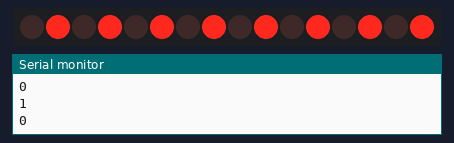
A sketch run on a simulated Arduino Uno, built with avr-gcc and run on an emulated ATmega328P. On the bench: 16 shift-register outputs drawn as a row of LEDs (first output left, lit = HIGH), the last lines printed to the serial monitor. Wiring (inferred from the names in the program): 2 × shift register (74HC595): data pin 3; shift clock pin 2; latch pin 4. Wiring (inferred from the signals the program sends): row of LEDs: on Q0, Q1, Q2, Q3, Q4, Q5, Q6, Q7, Q8, Q9, Q10, Q11, Q12, Q13, Q14, Q15.

Above: at 0.5 s.
At 3.5 s:
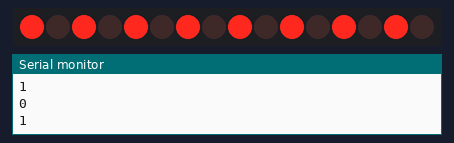
Timing chart, 0 to 4.6 s (numbered marks = the images above):
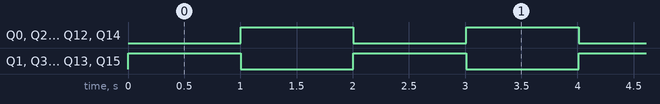

Measured:
- by itself, Q0–15: alternates HIGH for 1.0 s and LOW for 1.0 s

The sketch:

ShiftRegister.ino
```cpp
const uint8_t pinStrobe = 4;
const uint8_t pinData = 3;
const uint8_t pinClock = 2;

const uint8_t delayTime = 15;

uint8_t bout[] = {0B01010101,0B01010101};
uint8_t bcount = 2;


void setup()
{
	Serial.begin(9600);
    pinMode(pinStrobe, OUTPUT);
    pinMode(pinData, OUTPUT);
    pinMode(pinClock, OUTPUT);
}

void loop()
{
	for(uint8_t i = 0; i < bcount;i++)
		bout[i] = ~bout[i];
	shiftRegsWrite(bout,bcount);
	delay(1000);
}

void shiftRegsWrite(uint8_t* bytes,uint8_t size){
	for(uint8_t i = 0; i < size;i++)
		shiftRegWrite(bytes[i]);
    digitalWrite(pinStrobe, LOW);
    delayMicroseconds(delayTime);
    digitalWrite(pinStrobe, HIGH);
    delayMicroseconds(delayTime);
    digitalWrite(pinStrobe, LOW);
    delayMicroseconds(delayTime);
}

void shiftRegWrite (uint8_t byte){
	//i must be a int, if you put a byte if crash on the uC
	for (uint8_t i = 0 ; i < 8; i++){
		Serial.println((byte & B10000000) == 0 ? LOW : HIGH);
		digitalWrite(pinData,(byte & B10000000) == 0 ? LOW : HIGH);
		byte <<= 1;
		digitalWrite(pinClock, LOW);
		delayMicroseconds(delayTime);
		digitalWrite(pinClock, HIGH);
		delayMicroseconds(delayTime);
	}
}
```
